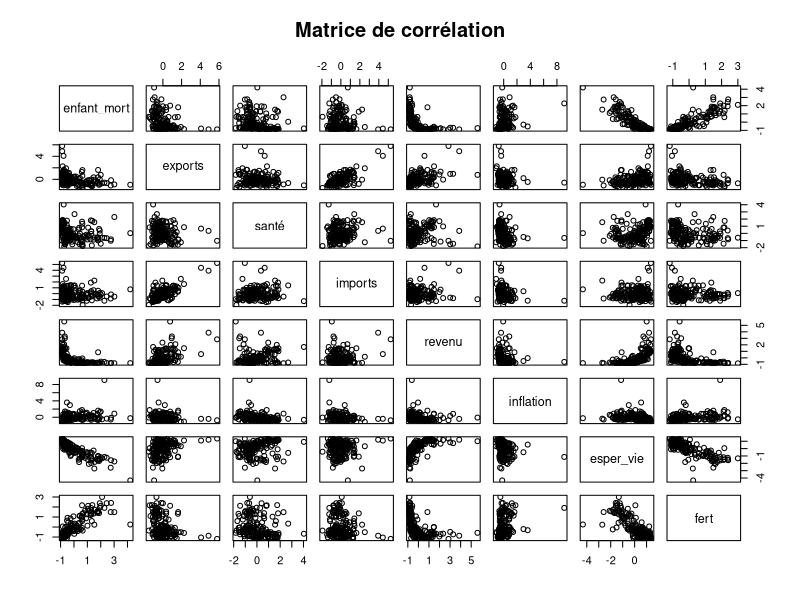

Reproduce this figure in R.
# Importer les données à partir du fichier CSV
donnees <- read.csv("data/Pays_donnees.csv", header = TRUE, sep = ",")
# Supprimer les valeurs manquantes
donnees <- na.omit(donnees)
# Normaliser les variables si nécessaire
donnees_norm <- scale(donnees[2:9])

# Statistiques descriptives
summary(donnees_norm)
# Graphiques
pairs(donnees_norm, main="Matrice de corrélation")

# Analyse en composantes principales (ACP)
pca <- prcomp(donnees_norm, scale = TRUE)
summary(pca)

# K-means clustering avec 3 clusters
set.seed(123)
kmeans_clusters <- kmeans(pca$x[,1:3], centers = 3, nstart = 25)
table(kmeans_clusters$cluster)

# Ajouter les clusters aux données d'origine
donnees$cluster <- as.factor(kmeans_clusters$cluster)
# Identifier les pays avec les plus grands besoins dans chaque cluster
besoins <- aggregate(donnees[,2:9], by = list(donnees$cluster), FUN = mean)
besoins <- besoins[,2:9]
rownames(besoins) <- c("Cluster 1", "Cluster 2", "Cluster 3")
besoins

# Recommandations pour chaque cluster
recommandations <- list()
recommandations[[1]] <- c("Améliorer la santé maternelle et infantile", "Investir dans l'éducation", "Développer les infrastructures")
recommandations[[2]] <- c("Stimuler la croissance économique", "Promouvoir l'entrepreneuriat", "Encourager l'investissement étranger")
recommandations[[3]] <- c("Lutter contre la pauvreté", "Améliorer l'accès aux soins de santé", "Investir dans l'agriculture")
recommandations
